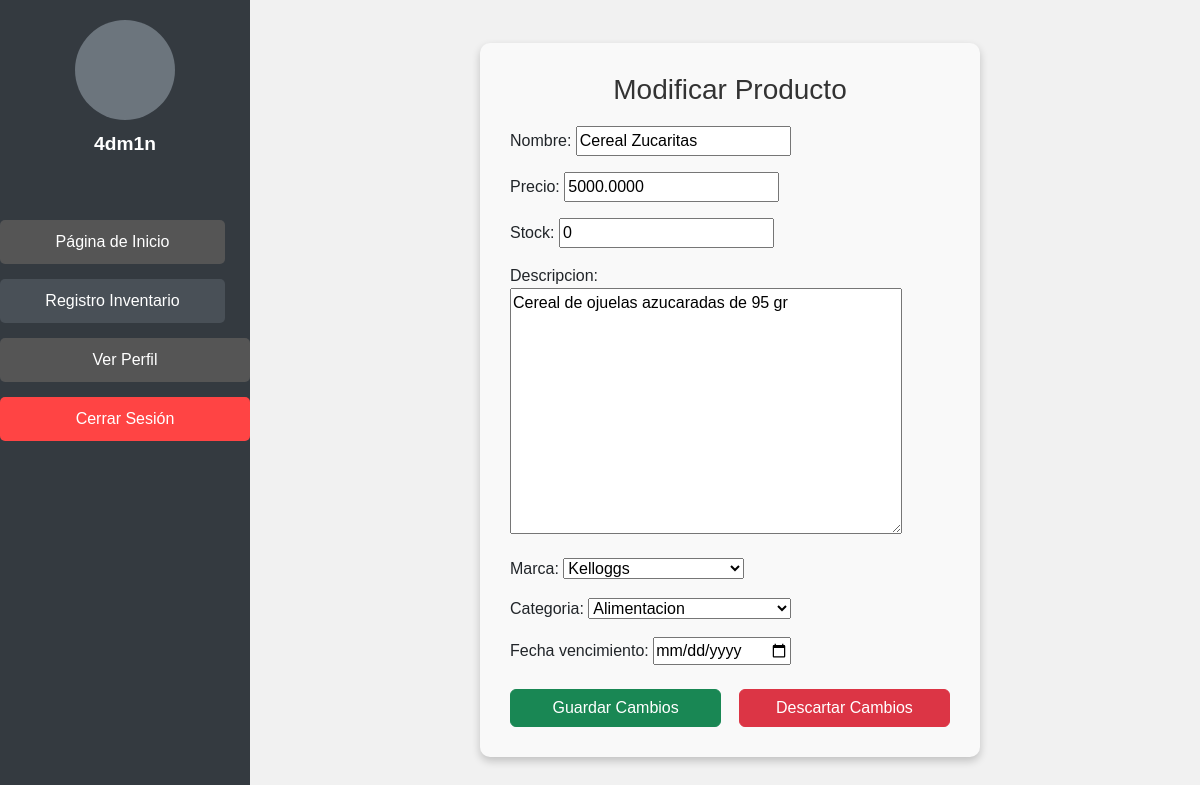
Before: /editarproducto/37/ (signed in) with the older database file.
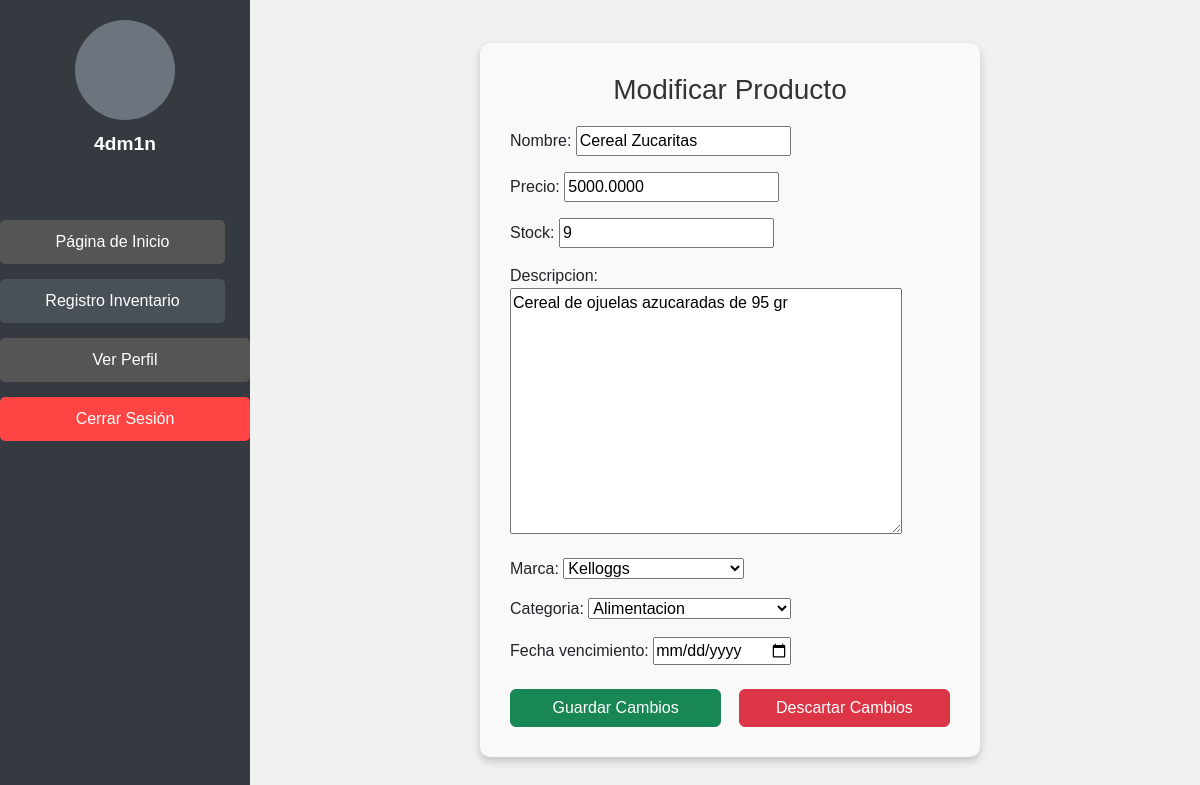
After: the same page with the newer database file.
### pagina/models.py (models this page shows, shortened)
class Producto(models.Model):
    nombre = models.CharField(max_length=100)
    precio = models.DecimalField(max_digits=10, decimal_places=4)
    stock = models.IntegerField()
    descripcion = models.TextField()
    marca = models.ForeignKey(Marca, on_delete=models.CASCADE)
    categoria = models.ForeignKey(Categoria, null=True, blank=True, on_delete=models.SET_NULL)
    fecha_vencimiento = models.DateField(default=timezone.now)

class Marca(models.Model):
    nombre = models.CharField(max_length=100)
    def __str__(self):
        return self.nombre

### pagina/views.py (the view)
# urls.py: path('editarproducto/<int:producto_id>/', editar_producto, name='editar_producto'),
@login_required
def editar_producto(request, producto_id):
    producto = get_object_or_404(Producto, id=producto_id)
    if request.method == 'POST':
        form = ProductoForm(request.POST, instance=producto)
        if form.is_valid():
            form.save()  # Guarda los cambios del producto
            return redirect('vendedor')
    else:
        form = ProductoForm(instance=producto)
    return render(request, 'editar_producto.html', {'form': form, 'producto': producto})

### pagina/forms.py (shortened to what this page needs)
class ProductoForm(forms.ModelForm):
    class Meta:
        model = Producto
        fields = ['nombre', 'precio', 'stock', 'descripcion', 'marca', 'categoria', 'fecha_vencimiento']
        widgets = {
            'fecha_vencimiento': forms.DateInput(format='%d/%m/%Y', attrs={'type': 'date'})
        }
    marca = forms.ModelChoiceField(queryset=Marca.objects.all(), empty_label="Selecciona una marca")
    categoria = forms.ModelChoiceField(queryset=Categoria.objects.all(), required=False, empty_label="Selecciona una categoría")

### pagina/models.py (called while the page is built)
    def __str__(self):
        return self.nombre

### pagina/templates/editar_producto.html (shortened to what this page needs)
{% load static %}
<!DOCTYPE html>
<html lang="en">
<head>
    <link href="https://cdn.jsdelivr.net/npm/bootstrap@5.3.0/dist/css/bootstrap.min.css" rel="stylesheet">
    <link rel="stylesheet" href="{% static 'css/lateral.css' %}">
</head>
<body>
    <div class="sidebar">
        <div class="perfil">
            <div class="perfil-imagen"></div>
            <p>
                {% if user.is_authenticated %}
                    {{ user.username }}
                {% else %}
                    Invitado
                {% endif %}
            </p>
        </div>
        <ul>
            <li><a href="{% url 'adminpage' %}">Página de Inicio</a></li>
            <li><a href="{% url 'vendedor' %}" class="active">Registro Inventario</a></li>
            <li><a href="{% url 'verPerfil' %}" class="btn btn-primary w-100">Ver Perfil</a></li>
            <li>
                <form action="{% url 'logout' %}" method="post">
                    <button type="submit" class="btn btn-danger w-100">Cerrar Sesión</button>
                </form>
            </li>
        </ul>
    </div>
    <div class="form-container">
        <form method="POST">
            <h3>Modificar Producto</h3>
            {{ form.as_p }}
            <div class="d-flex justify-content-between mt-4">
                <button type="submit" class="btn btn-success">Guardar Cambios</button>
                <a href="{% url 'vendedor' %}" class="btn btn-danger">Descartar Cambios</a>
            </div>
        </form>
    </div>
</body>
</html>

Changed rows visible on the page:
changed Producto "Cereal de ojuelas azucaradas de 95 gr": stock "0" → "9"
